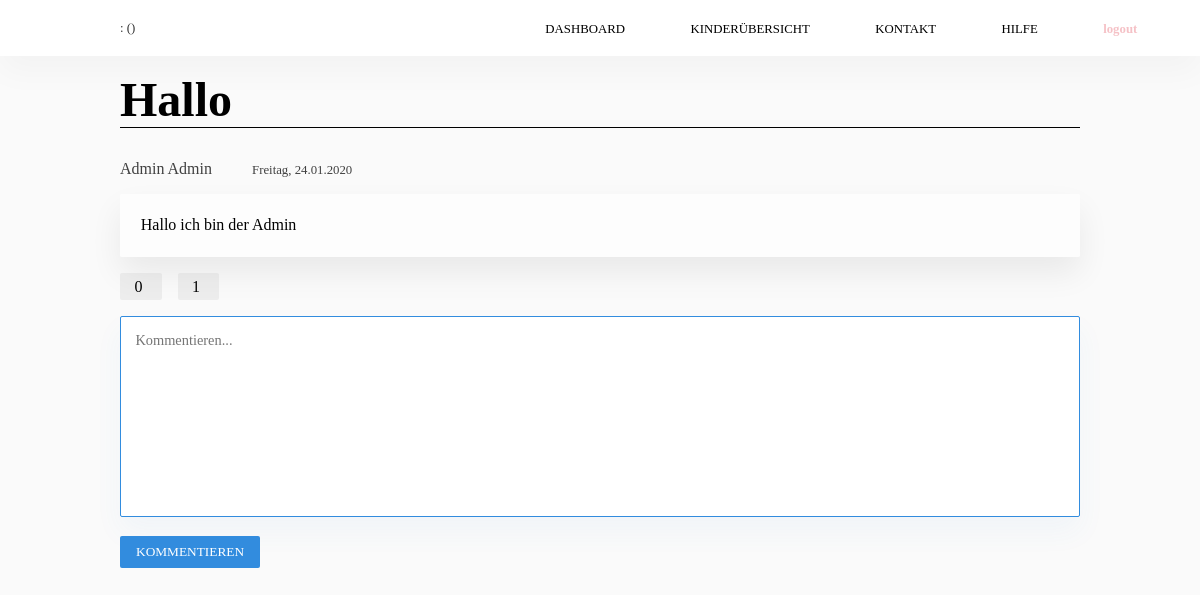
The page /dashboard/show/8/ on the database its author committed.
### dashboard/models.py (models this page shows, shortened)
class News(models.Model):
    title = models.CharField(max_length=100)
    author = models.CharField(max_length=50)
    timestamp = models.DateTimeField(auto_now_add=True)
    message = models.TextField(
        blank=True,
    )
    user = models.ForeignKey(User,
                             on_delete=models.CASCADE,
                             related_name='users',
                             related_query_name='user',
                             )
    class Meta:
        ordering = ['-timestamp', ]
        verbose_name = 'News'
        verbose_name_plural = 'News'
    def datepublished(self):
        timestamp = self.timestamp.strftime('%A, %d.%m.%Y')
        datesplitted = timestamp.split(',')
        days = {
            "Monday": "Montag",
            "Tuesday": "Dienstag",
            "Wednesday": "Mittwoch",
            "Thursday": "Donnerstag",
            "Friday": "Freitag",
            "Saturday": "Samstag",
            "Sunday": "Sonntag"
        }
        return days.get(datesplitted[0]) + ', ' + datesplitted[1]
    def get_upvotes(self):
        upvotes = Vote.objects.filter(up_or_down='up',
                                      news=self)
        return upvotes
    def get_upvotes_count(self):
        return len(self.get_upvotes())
    def get_downvotes(self):
        downvotes = Vote.objects.filter(up_or_down='down',
                                        news=self)
        return downvotes
    def get_downvotes_count(self):
        return len(self.get_downvotes())

### dashboard/views.py (the view, shortened to what this page needs)
# urls.py: path('show/<int:pk>/', views.comment_news, name='show-comments'),
def comment_news(request, **kwargs):
    news_id = kwargs['pk']
    news = News.objects.get(id=news_id)
    comments = Comment.objects.filter(news=news)
    context = {'that_one_news': news,
               'comments_for_that_one_news': comments,
               'upvotes': news.get_upvotes_count(),
               'downvotes': news.get_downvotes_count(),
               'comment_form': CommentForm}
    return render(request, 'news-detail.html', context)

### dashboard/templates/news-detail.html (shortened to what this page needs)
{% extends 'dashboardbase.html' %}
{% load static %}
{% block ressources %}
  <link rel="stylesheet" type="text/css" href="{% static '/dashboard/news-detail.css' %}">
{% endblock %}
{% block content %}
    <main class="mainframe__detail">
        <section>
            <h2 class="detail__headline">{{ that_one_news.title }}</h2>
            <div class="detail__detailHeader">
              <p class="detailHeader__name">{{ that_one_news.user.get_full_name }}</p>
              <p class="detailHeader__date">{{ that_one_news.datepublished }}</p>
            </div>
            <div class="detail__contentmessage">
              <p>{{ that_one_news.message|linebreaks }}</p>
            </div>
            <section class="detail__votesection">
            <div class="votesection__child votesection__upvote">
              <a href="../vote/{{ that_one_news.id }}/up/">
                <span>{{ that_one_news.get_upvotes_count }}</span>
              </a>
            </div>
            <div class="votesection__child votesection__downvote">
              <a href="../vote/{{ that_one_news.id }}/down/">
                <span>{{ that_one_news.get_downvotes_count }}</span>
              </a>
            </div>
          </section>
        </section>
        <section class="detail__addComment">
            <form method="POST">
                {{ comment_form.as_p }}
                <button class="button" type="submit">kommentieren</button>
            </form>
        </section>
    </main>
{% endblock %}

### dashboard/static/dashboard/button.css (style rules this page uses)
.button { padding: 0.5rem 1rem; background-color: #328cde; color: #fff; border-radius: 2px; border: none; text-transform: uppercase; font-family: SFProSemibold; }

### dashboard/static/dashboard/news-detail.css (style rules this page uses)
body { background-color: #fafafa; }
.mainframe__detail { margin: 4.5em 10vw 0em 10vw; }
.detail__headline { color: #000; font-family: SFProHeavy; font-size: 3em; display: block; width: 100%; border-bottom: 1px solid #000; }
.detail__detailHeader { display: flex; flex-direction: row; align-items: flex-end; margin: 2em 0em 1em 0em; }
.detailHeader__name { font-family: SFProSemibold; color: #404040; margin-right: 2.5em; }
.detailHeader__date { font-size: 0.8em; color: #404040; }
.detail__contentmessage { display: flex; flex-direction: column; padding: 0.4em 1.3em; border-radius: 2px; background-color: rgba(255,255,255,0.7); box-shadow: 0em 1em 2em rgba(0,0,0,0.07); transition: 0.2s; }
.detail__contentmessage p:first-child { font-weight: bolder; }
.detail__contentmessage p:not(:last-child) { margin-bottom: 1em; }
.detail__votesection { padding: 0; margin: 1em 0em; grid-area: votes; width: 100%; display: flex; flex-direction: row; justify-content: flex-start; }
.votesection__child { display: flex; flex-direction: row; }
.votesection__child { background-color: rgba(0,0,0,0.05); margin-right: 1em; padding: 0.3em 0.6em; border-radius: 2px; }
.votesection__child * { margin: 0em 0.15em; }
.form__message { resize: none; min-height: 25vh; margin-bottom: 1em; }
.form__message { font-size: 0.9rem; padding: 1em; width: 100%; border: 1px solid #328cde; border-radius: 2px; box-shadow: 0em 1em 2em rgba(50,140,222,0.05); }
.detail__addComment { margin-bottom: 3em; }

### rows shown on the page
News: title "Hallo", user.get_full_name "Admin Admin", datepublished "Freitag, 24.01.2020", message "Hallo ich bin der Admin", get_upvotes_count "0", get_downvotes_count "1"
